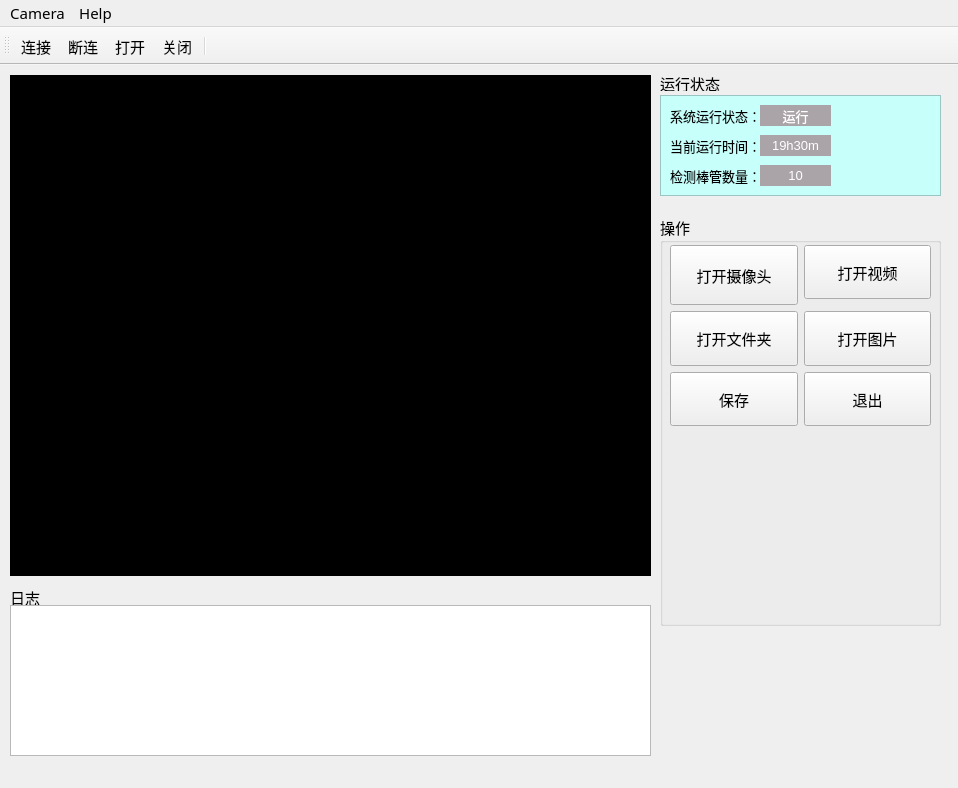
<?xml version="1.0" encoding="UTF-8"?>
<ui version="4.0">
 <class>MainWindow</class>
 <widget class="QMainWindow" name="MainWindow">
  <property name="geometry">
   <rect>
    <x>0</x>
    <y>0</y>
    <width>958</width>
    <height>788</height>
   </rect>
  </property>
  <property name="sizePolicy">
   <sizepolicy hsizetype="Expanding" vsizetype="Expanding">
    <horstretch>0</horstretch>
    <verstretch>0</verstretch>
   </sizepolicy>
  </property>
  <property name="font">
   <font>
    <family>Corbel</family>
    <pointsize>11</pointsize>
   </font>
  </property>
  <property name="windowTitle">
   <string>MainWindow</string>
  </property>
  <property name="toolTipDuration">
   <number>0</number>
  </property>
  <property name="autoFillBackground">
   <bool>false</bool>
  </property>
  <property name="styleSheet">
   <string notr="true"/>
  </property>
  <widget class="QWidget" name="centralwidget">
   <widget class="QLabel" name="imageLabel">
    <property name="geometry">
     <rect>
      <x>10</x>
      <y>10</y>
      <width>641</width>
      <height>501</height>
     </rect>
    </property>
    <property name="sizePolicy">
     <sizepolicy hsizetype="Expanding" vsizetype="Expanding">
      <horstretch>0</horstretch>
      <verstretch>0</verstretch>
     </sizepolicy>
    </property>
    <property name="autoFillBackground">
     <bool>false</bool>
    </property>
    <property name="styleSheet">
     <string notr="true">background-color: rgb(0, 0, 0);</string>
    </property>
    <property name="frameShape">
     <enum>QFrame::Shape::Box</enum>
    </property>
    <property name="frameShadow">
     <enum>QFrame::Shadow::Raised</enum>
    </property>
    <property name="text">
     <string/>
    </property>
   </widget>
   <widget class="QFrame" name="frame">
    <property name="geometry">
     <rect>
      <x>660</x>
      <y>30</y>
      <width>281</width>
      <height>101</height>
     </rect>
    </property>
    <property name="sizePolicy">
     <sizepolicy hsizetype="Expanding" vsizetype="Expanding">
      <horstretch>0</horstretch>
      <verstretch>0</verstretch>
     </sizepolicy>
    </property>
    <property name="styleSheet">
     <string notr="true">background-color: rgb(199, 255, 251);</string>
    </property>
    <property name="frameShape">
     <enum>QFrame::Shape::StyledPanel</enum>
    </property>
    <property name="frameShadow">
     <enum>QFrame::Shadow::Raised</enum>
    </property>
    <widget class="QLabel" name="label_4">
     <property name="geometry">
      <rect>
       <x>10</x>
       <y>10</y>
       <width>91</width>
       <height>21</height>
      </rect>
     </property>
     <property name="sizePolicy">
      <sizepolicy hsizetype="Expanding" vsizetype="Expanding">
       <horstretch>0</horstretch>
       <verstretch>0</verstretch>
      </sizepolicy>
     </property>
     <property name="font">
      <font>
       <family>Microsoft YaHei UI</family>
       <pointsize>10</pointsize>
      </font>
     </property>
     <property name="layoutDirection">
      <enum>Qt::LayoutDirection::LeftToRight</enum>
     </property>
     <property name="styleSheet">
      <string notr="true">color: rgb(0, 0, 0);</string>
     </property>
     <property name="text">
      <string>系统运行状态：</string>
     </property>
    </widget>
    <widget class="QLabel" name="label_5">
     <property name="geometry">
      <rect>
       <x>100</x>
       <y>10</y>
       <width>71</width>
       <height>21</height>
      </rect>
     </property>
     <property name="sizePolicy">
      <sizepolicy hsizetype="Expanding" vsizetype="Expanding">
       <horstretch>0</horstretch>
       <verstretch>0</verstretch>
      </sizepolicy>
     </property>
     <property name="font">
      <font>
       <family>Microsoft YaHei UI</family>
       <pointsize>10</pointsize>
      </font>
     </property>
     <property name="styleSheet">
      <string notr="true">background-color: rgb(170, 163, 167);
color: rgb(255, 255, 255);</string>
     </property>
     <property name="text">
      <string>运行</string>
     </property>
     <property name="alignment">
      <set>Qt::AlignmentFlag::AlignCenter</set>
     </property>
    </widget>
    <widget class="QLabel" name="label_6">
     <property name="geometry">
      <rect>
       <x>10</x>
       <y>40</y>
       <width>91</width>
       <height>21</height>
      </rect>
     </property>
     <property name="sizePolicy">
      <sizepolicy hsizetype="Expanding" vsizetype="Expanding">
       <horstretch>0</horstretch>
       <verstretch>0</verstretch>
      </sizepolicy>
     </property>
     <property name="font">
      <font>
       <pointsize>10</pointsize>
      </font>
     </property>
     <property name="layoutDirection">
      <enum>Qt::LayoutDirection::LeftToRight</enum>
     </property>
     <property name="styleSheet">
      <string notr="true">color: rgb(0, 0, 0);</string>
     </property>
     <property name="text">
      <string>当前运行时间：</string>
     </property>
    </widget>
    <widget class="QLabel" name="label_7">
     <property name="geometry">
      <rect>
       <x>100</x>
       <y>40</y>
       <width>71</width>
       <height>21</height>
      </rect>
     </property>
     <property name="sizePolicy">
      <sizepolicy hsizetype="Expanding" vsizetype="Expanding">
       <horstretch>0</horstretch>
       <verstretch>0</verstretch>
      </sizepolicy>
     </property>
     <property name="font">
      <font>
       <pointsize>10</pointsize>
      </font>
     </property>
     <property name="styleSheet">
      <string notr="true">background-color: rgb(170, 163, 167);
color: rgb(255, 255, 255);</string>
     </property>
     <property name="text">
      <string>19h30m</string>
     </property>
     <property name="alignment">
      <set>Qt::AlignmentFlag::AlignCenter</set>
     </property>
    </widget>
    <widget class="QLabel" name="label_8">
     <property name="geometry">
      <rect>
       <x>10</x>
       <y>70</y>
       <width>91</width>
       <height>21</height>
      </rect>
     </property>
     <property name="sizePolicy">
      <sizepolicy hsizetype="Expanding" vsizetype="Expanding">
       <horstretch>0</horstretch>
       <verstretch>0</verstretch>
      </sizepolicy>
     </property>
     <property name="font">
      <font>
       <pointsize>10</pointsize>
      </font>
     </property>
     <property name="layoutDirection">
      <enum>Qt::LayoutDirection::LeftToRight</enum>
     </property>
     <property name="styleSheet">
      <string notr="true">color: rgb(0, 0, 0);</string>
     </property>
     <property name="text">
      <string>已检测棒管数量：</string>
     </property>
     <property name="alignment">
      <set>Qt::AlignmentFlag::AlignRight|Qt::AlignmentFlag::AlignTrailing|Qt::AlignmentFlag::AlignVCenter</set>
     </property>
    </widget>
    <widget class="QLabel" name="label_9">
     <property name="geometry">
      <rect>
       <x>100</x>
       <y>70</y>
       <width>71</width>
       <height>21</height>
      </rect>
     </property>
     <property name="sizePolicy">
      <sizepolicy hsizetype="Expanding" vsizetype="Expanding">
       <horstretch>0</horstretch>
       <verstretch>0</verstretch>
      </sizepolicy>
     </property>
     <property name="font">
      <font>
       <pointsize>10</pointsize>
      </font>
     </property>
     <property name="styleSheet">
      <string notr="true">background-color: rgb(170, 163, 167);
color: rgb(255, 255, 255);</string>
     </property>
     <property name="text">
      <string>10</string>
     </property>
     <property name="alignment">
      <set>Qt::AlignmentFlag::AlignCenter</set>
     </property>
    </widget>
   </widget>
   <widget class="QLabel" name="run_status">
    <property name="geometry">
     <rect>
      <x>660</x>
      <y>10</y>
      <width>71</width>
      <height>16</height>
     </rect>
    </property>
    <property name="sizePolicy">
     <sizepolicy hsizetype="Expanding" vsizetype="Expanding">
      <horstretch>0</horstretch>
      <verstretch>0</verstretch>
     </sizepolicy>
    </property>
    <property name="text">
     <string>运行状态</string>
    </property>
   </widget>
   <widget class="QGroupBox" name="groupBox">
    <property name="geometry">
     <rect>
      <x>10</x>
      <y>520</y>
      <width>641</width>
      <height>171</height>
     </rect>
    </property>
    <property name="sizePolicy">
     <sizepolicy hsizetype="Expanding" vsizetype="Expanding">
      <horstretch>0</horstretch>
      <verstretch>0</verstretch>
     </sizepolicy>
    </property>
    <property name="title">
     <string>日志</string>
    </property>
    <widget class="QPlainTextEdit" name="log_output">
     <property name="geometry">
      <rect>
       <x>0</x>
       <y>20</y>
       <width>641</width>
       <height>151</height>
      </rect>
     </property>
    </widget>
   </widget>
   <widget class="QGroupBox" name="groupAction">
    <property name="geometry">
     <rect>
      <x>660</x>
      <y>150</y>
      <width>281</width>
      <height>411</height>
     </rect>
    </property>
    <property name="sizePolicy">
     <sizepolicy hsizetype="Expanding" vsizetype="Expanding">
      <horstretch>0</horstretch>
      <verstretch>0</verstretch>
     </sizepolicy>
    </property>
    <property name="title">
     <string>操作</string>
    </property>
    <widget class="QWidget" name="gridLayoutWidget">
     <property name="geometry">
      <rect>
       <x>10</x>
       <y>30</y>
       <width>261</width>
       <height>181</height>
      </rect>
     </property>
     <layout class="QGridLayout" name="gridLayout_2">
      <property name="topMargin">
       <number>0</number>
      </property>
      <property name="rightMargin">
       <number>0</number>
      </property>
      <property name="horizontalSpacing">
       <number>6</number>
      </property>
      <item row="5" column="0">
       <widget class="QPushButton" name="pushButton_save">
        <property name="sizePolicy">
         <sizepolicy hsizetype="Expanding" vsizetype="Expanding">
          <horstretch>0</horstretch>
          <verstretch>0</verstretch>
         </sizepolicy>
        </property>
        <property name="text">
         <string>保存</string>
        </property>
       </widget>
      </item>
      <item row="5" column="1">
       <widget class="QPushButton" name="pushButton_exit">
        <property name="sizePolicy">
         <sizepolicy hsizetype="Expanding" vsizetype="Expanding">
          <horstretch>0</horstretch>
          <verstretch>0</verstretch>
         </sizepolicy>
        </property>
        <property name="text">
         <string>退出</string>
        </property>
       </widget>
      </item>
      <item row="0" column="1">
       <widget class="QPushButton" name="pushButton_openvideo">
        <property name="sizePolicy">
         <sizepolicy hsizetype="Expanding" vsizetype="Expanding">
          <horstretch>0</horstretch>
          <verstretch>0</verstretch>
         </sizepolicy>
        </property>
        <property name="text">
         <string>打开视频</string>
        </property>
       </widget>
      </item>
      <item row="3" column="0">
       <widget class="QPushButton" name="pushButton_opendir">
        <property name="sizePolicy">
         <sizepolicy hsizetype="Expanding" vsizetype="Expanding">
          <horstretch>0</horstretch>
          <verstretch>0</verstretch>
         </sizepolicy>
        </property>
        <property name="text">
         <string>打开文件夹</string>
        </property>
       </widget>
      </item>
      <item row="3" column="1">
       <widget class="QPushButton" name="pushButton_openimg">
        <property name="sizePolicy">
         <sizepolicy hsizetype="Expanding" vsizetype="Expanding">
          <horstretch>0</horstretch>
          <verstretch>0</verstretch>
         </sizepolicy>
        </property>
        <property name="text">
         <string>打开图片</string>
        </property>
       </widget>
      </item>
      <item row="0" column="0" rowspan="2">
       <widget class="QPushButton" name="pushButton_opencam">
        <property name="sizePolicy">
         <sizepolicy hsizetype="Expanding" vsizetype="Expanding">
          <horstretch>0</horstretch>
          <verstretch>0</verstretch>
         </sizepolicy>
        </property>
        <property name="text">
         <string>打开摄像头</string>
        </property>
       </widget>
      </item>
     </layout>
    </widget>
   </widget>
  </widget>
  <widget class="QMenuBar" name="menubar">
   <property name="geometry">
    <rect>
     <x>0</x>
     <y>0</y>
     <width>958</width>
     <height>24</height>
    </rect>
   </property>
   <widget class="QMenu" name="menucamera">
    <property name="font">
     <font>
      <family>Corbel</family>
      <pointsize>6</pointsize>
     </font>
    </property>
    <property name="title">
     <string>Camera</string>
    </property>
   </widget>
   <widget class="QMenu" name="menuInfo">
    <property name="title">
     <string>Help</string>
    </property>
   </widget>
   <addaction name="menucamera"/>
   <addaction name="menuInfo"/>
  </widget>
  <widget class="QToolBar" name="toolBar">
   <property name="sizePolicy">
    <sizepolicy hsizetype="Expanding" vsizetype="Expanding">
     <horstretch>0</horstretch>
     <verstretch>0</verstretch>
    </sizepolicy>
   </property>
   <property name="windowTitle">
    <string>toolBar</string>
   </property>
   <property name="toolButtonStyle">
    <enum>Qt::ToolButtonStyle::ToolButtonTextUnderIcon</enum>
   </property>
   <attribute name="toolBarArea">
    <enum>TopToolBarArea</enum>
   </attribute>
   <attribute name="toolBarBreak">
    <bool>false</bool>
   </attribute>
   <addaction name="actionConnect"/>
   <addaction name="actionDisconnect"/>
   <addaction name="actionStart"/>
   <addaction name="actionStop"/>
   <addaction name="separator"/>
  </widget>
  <action name="actionConnect">
   <property name="icon">
    <iconset resource="resource.qrc">
     <normaloff>:/images/icons/connect.png</normaloff>:/images/icons/connect.png</iconset>
   </property>
   <property name="text">
    <string>连接</string>
   </property>
   <property name="toolTip">
    <string>连接</string>
   </property>
   <property name="font">
    <font/>
   </property>
  </action>
  <action name="actionDisconnect">
   <property name="icon">
    <iconset resource="resource.qrc">
     <normaloff>:/images/icons/disconnect.png</normaloff>:/images/icons/disconnect.png</iconset>
   </property>
   <property name="text">
    <string>断连</string>
   </property>
   <property name="toolTip">
    <string>断连</string>
   </property>
  </action>
  <action name="actionStart">
   <property name="icon">
    <iconset resource="resource.qrc">
     <normaloff>:/images/icons/start.png</normaloff>:/images/icons/start.png</iconset>
   </property>
   <property name="text">
    <string>打开</string>
   </property>
   <property name="toolTip">
    <string>打开</string>
   </property>
  </action>
  <action name="actionStop">
   <property name="icon">
    <iconset resource="resource.qrc">
     <normaloff>:/images/icons/stop.png</normaloff>:/images/icons/stop.png</iconset>
   </property>
   <property name="text">
    <string>关闭</string>
   </property>
   <property name="toolTip">
    <string>关闭</string>
   </property>
  </action>
 </widget>
 <resources>
  <include location="resource.qrc"/>
 </resources>
 <connections/>
</ui>
